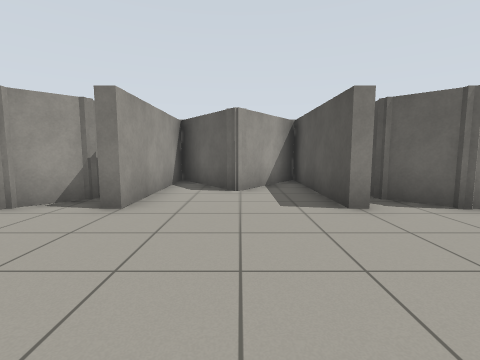
[1] (above)

24 first-person views from a walk through a world built for the Gazebo simulator. The camera is 0.94 m above the floor, tilts 6° down and sees 85° across. The floor is counted in squares, 1 m on a side. Each view is taken from the middle of a square. On the plan, view 1 faces up. The plan holds only what a view shows up to about 11 squares ahead; the rest is blank. The robots in the file are not drawn.

[2]
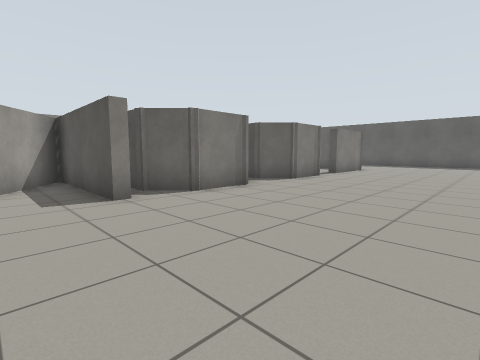

[3]
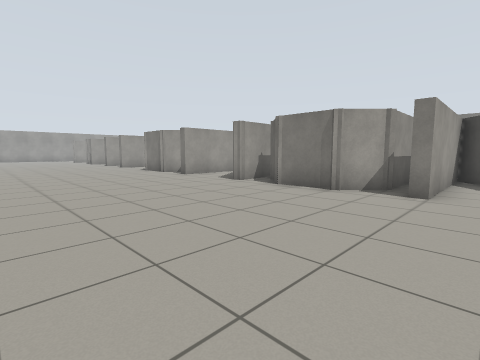

[4]
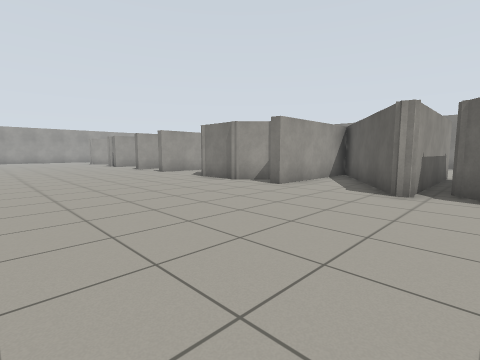

[5]
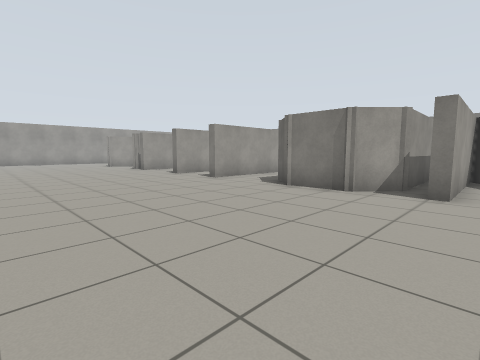

[6]
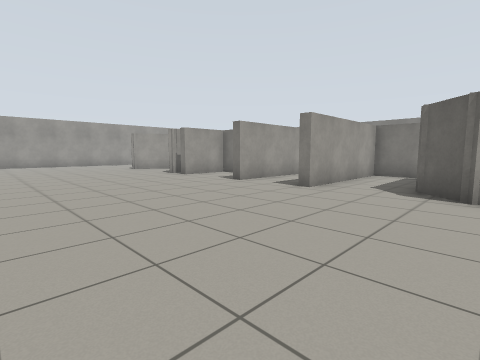

[7]
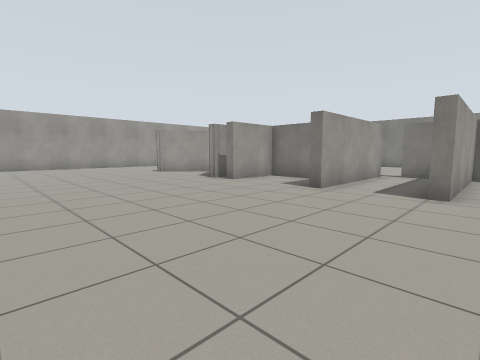

[8]
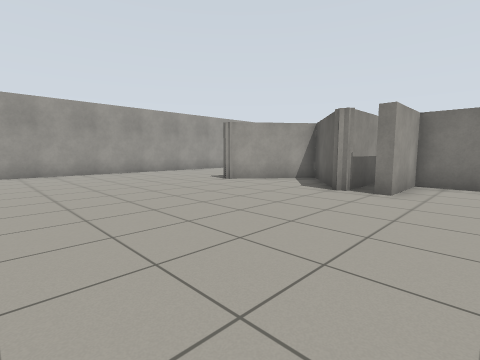

[9]
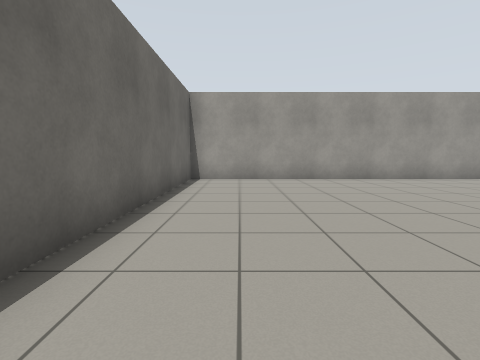

[10]
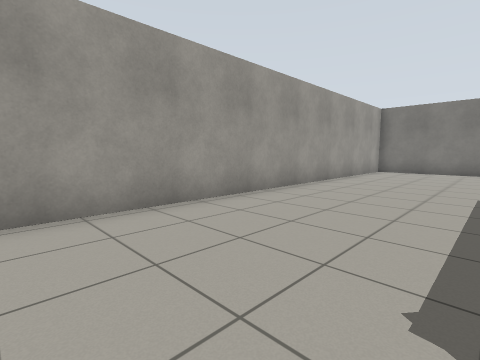

[11]
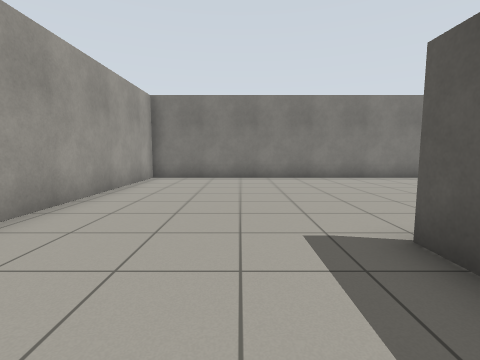

[12]
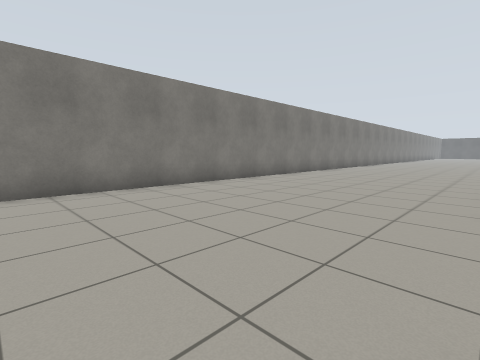

[13]
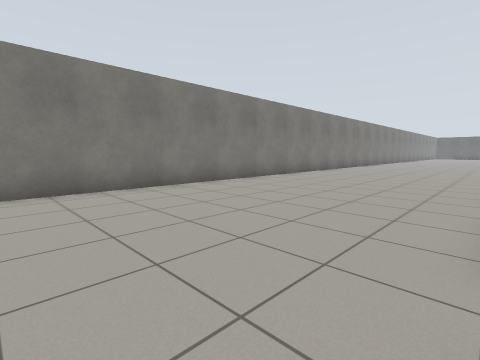

[14]
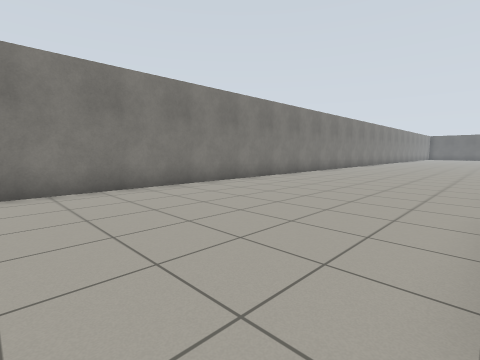

[15]
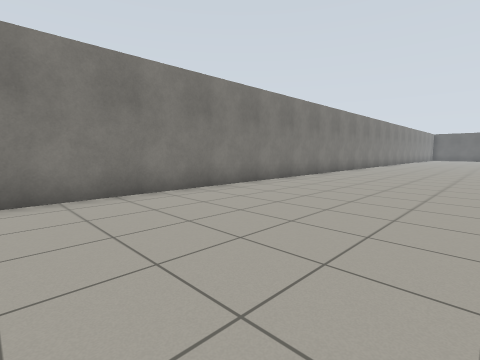

[16]
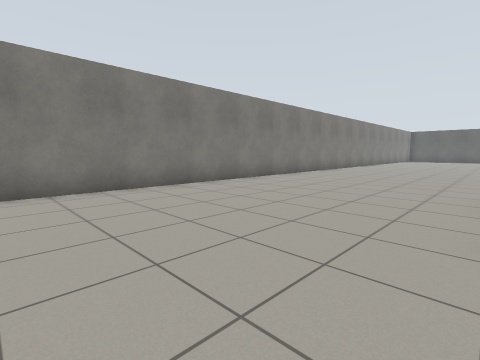

[17]
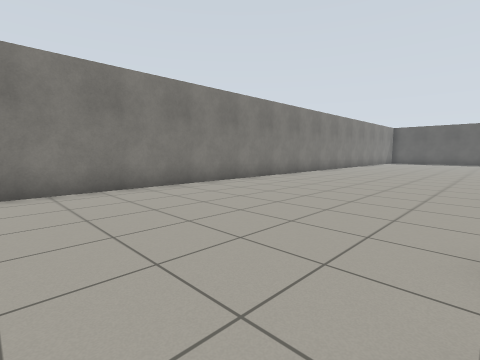

[18]
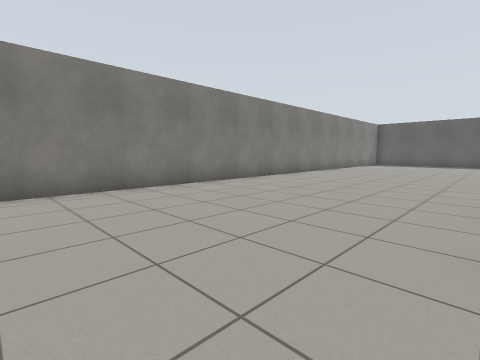

[19]
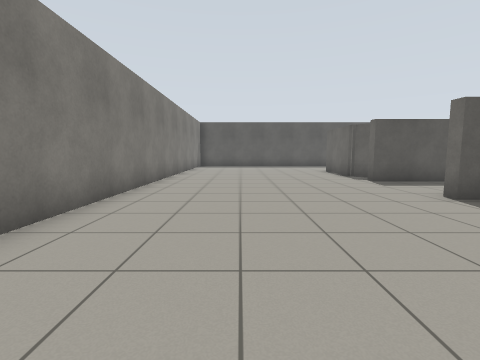

[20]
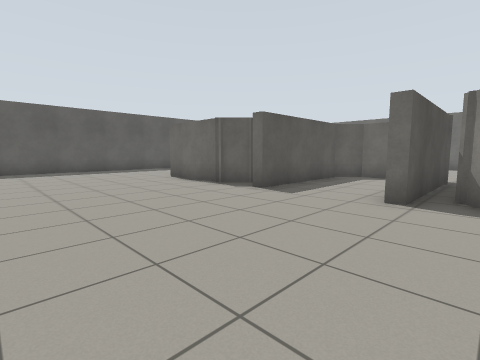

[21]
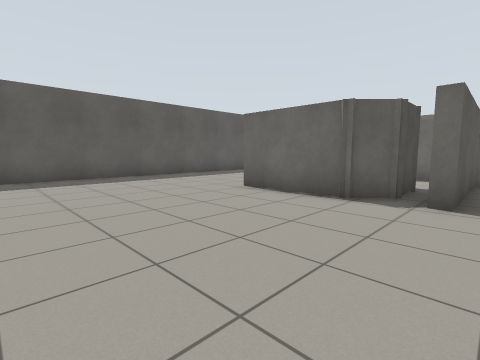

[22]
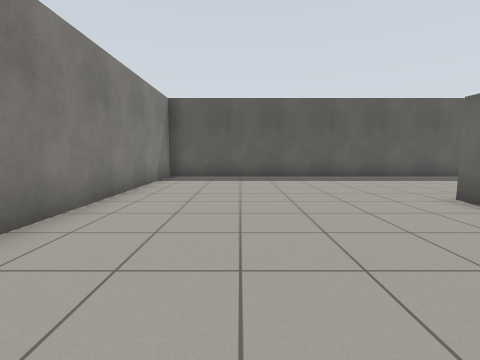

[23]
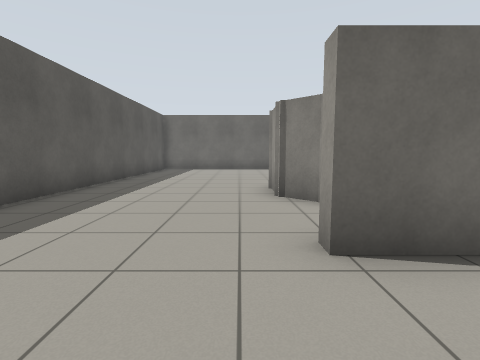

[24]
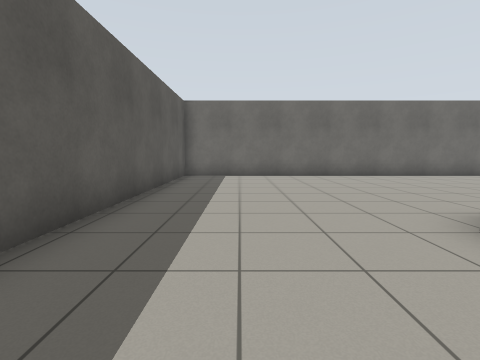

### Floor plan
Key: @ floor where view 1 was taken; # wall or solid block; . floor; B grey box.
Columns run from 35 left of view 1 to 20 right of it. Each row starts with its distance up from view 1.
 17 ########################################################
 16 #......................................................#
 15 #......................................................#
 14 #......................................................#
 13 #......................................................#
 12 #......................................................#
 11 #......................................................#
 10 #...............####...........................####....#
  9 #.....#       B..#..    ## #.    #   #  BB#...#B  .....#
  8 #.....        #..#..   #####.    #####    #...#B  .....#
  7 #..... ### ####..#..   ##.##.   ##.#.#    #...#B #B....#
  6 #.....##.###..#..#..   ##.##.   ##...##   # .##.  B....#
  5 #.....#...##..#..#..BBBB#..#.BBBB#...#BBBB.BBB #  B....#
  4 #.............................................   ......#
  3 #.............................................. .......#
  2 #......................................................#
  1 #......................................................#
  0 #..................................@...................#
 -1 #......................................................#
 -2 #..................................         ...........#
 -3 #########                                  #############

Where each view was taken, in squares from view 1:
view 1: 0 up, 0 right, facing up
view 2: 1 down, 0 right, facing up-right
view 3: 2 down, 1 left, facing up-left
view 4: 2 down, 6 left, facing up-left
view 5: 2 down, 10 left, facing up-left
view 6: 2 down, 14 left, facing up-left
view 7: 2 down, 17 left, facing up-left
view 8: 2 down, 22 left, facing up-left
view 9: 1 down, 25 left, facing left
view 10: 3 up, 30 left, facing up-left
view 11: 7 up, 31 left, facing up
view 12: 10 up, 30 left, facing up-right
view 13: 10 up, 26 left, facing up-right
view 14: 10 up, 21 left, facing up-right
view 15: 11 up, 17 left, facing up-right
view 16: 10 up, 11 left, facing up-right
view 17: 10 up, 5 left, facing up-right
view 18: 10 up, 1 left, facing up-right
view 19: 14 up, 2 right, facing right
view 20: 15 up, 6 right, facing down-right
view 21: 15 up, 10 right, facing down-right
view 22: 14 up, 10 right, facing right
view 23: 12 up, 16 right, facing down
view 24: 8 up, 18 right, facing down
